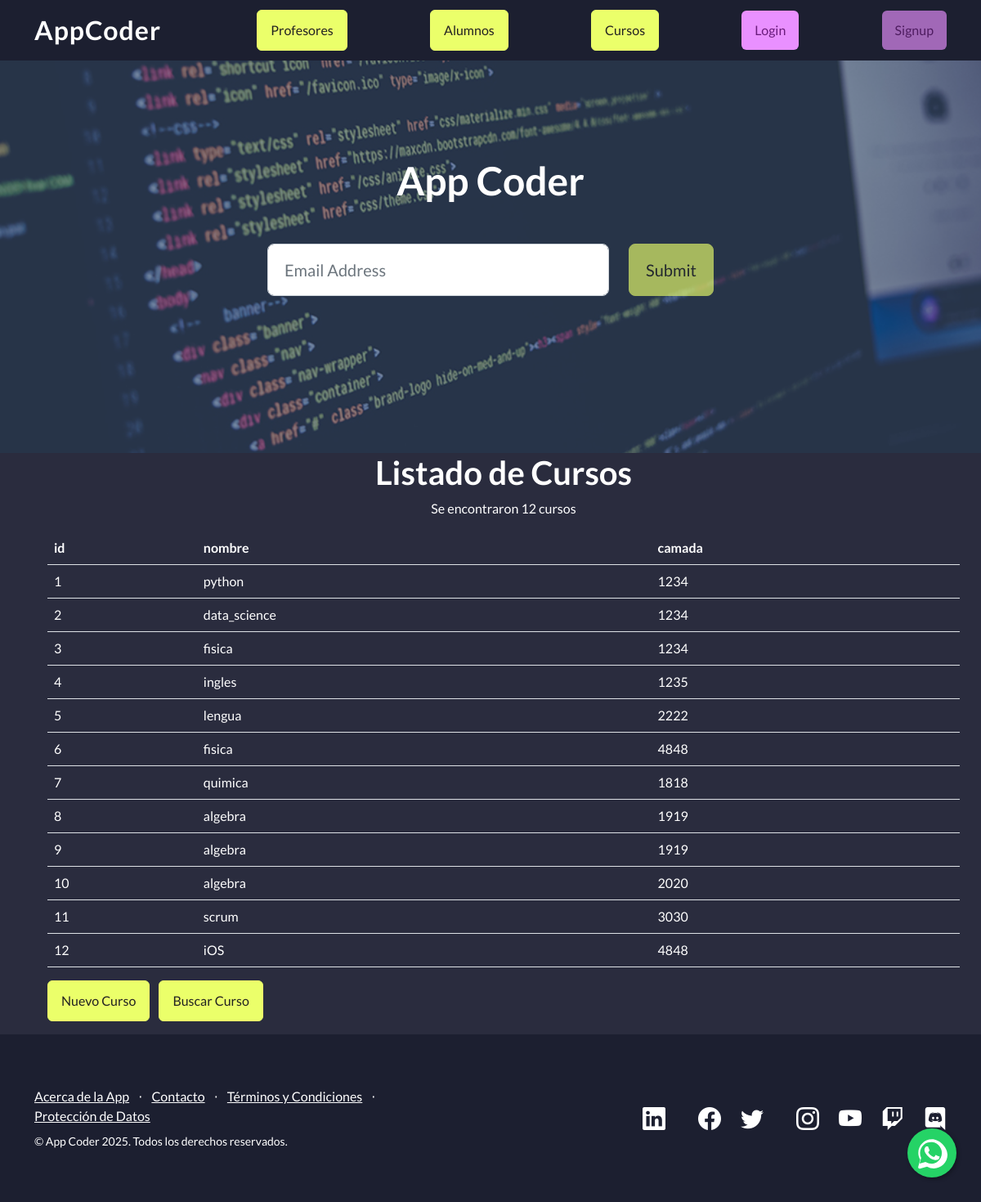
/AppCoder/cursos/, run on an earlier commit of the app's database.
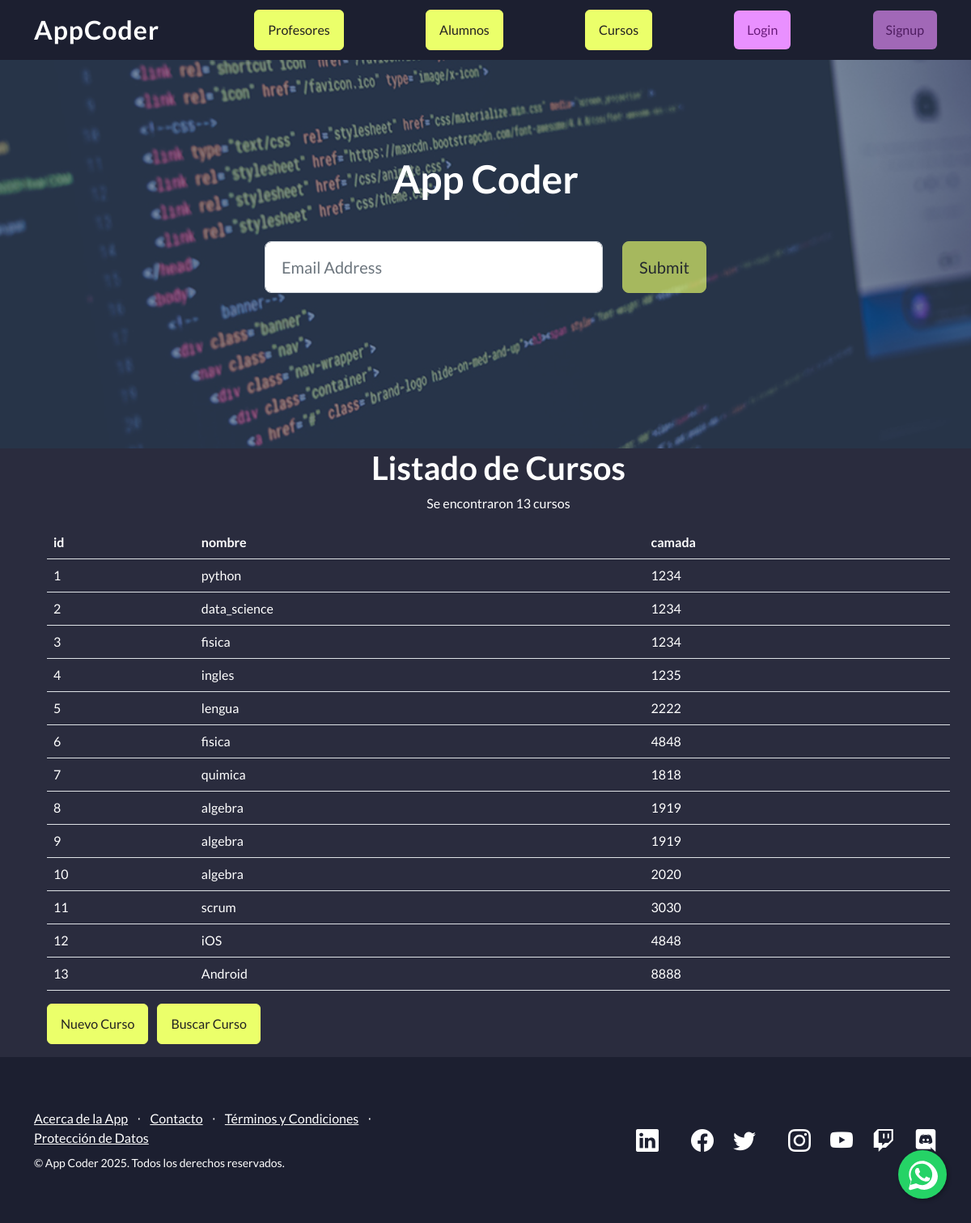
And on a later commit of the database.
### AppCoder/models.py (models this page shows, shortened)
class Curso(models.Model):
    nombre = models.CharField(max_length=40)
    camada = models.IntegerField()

### AppCoder/views.py (the view)
# urls.py: path('cursos/', views.cursos, name='cursos'),
def cursos(request):
    cursos_list = Curso.objects.all()
    cursos_dictionary = {
        "cursos": cursos_list
    }
    plantilla = loader.get_template("cursos.html")
    documento = plantilla.render(cursos_dictionary, request)
    return HttpResponse(documento)

### AppCoder/template/cursos.html
{% extends "padre.html" %}
{% load static %}
{% block contenido %}
<ul>
    <h1 class="text-center">Listado de Cursos</h1>
    <p class="text-center">Se encontraron {{cursos|length}} cursos</p>
    <main class="container text-white">
        <table class="table text-white">
            <tr>
                <th>id</th>
                <th>nombre</th>
                <th>camada</th>
            </tr>
            {% for curso in cursos %}
            <tr>
                <td>{{ curso.id }}</td>
                <td>{{ curso.nombre }}</td>
                <td>{{ curso.camada }}</td>
            </tr>
            {% endfor %}
        </table>
        <a href ="{% url 'curso_formulario' %}" class="btn btn-primary me-2">Nuevo Curso</a>
        <a href ="{% url 'buscar_curso' %}" class="btn btn-primary">Buscar Curso</a>
    </main>
</ul>
{% endblock %}

What changed in the data, as far as the page shows it:
added Curso: id "13", nombre "Android", camada "8888"
Also different on the page:
{{ cursos|length }}: "12" → "13"
